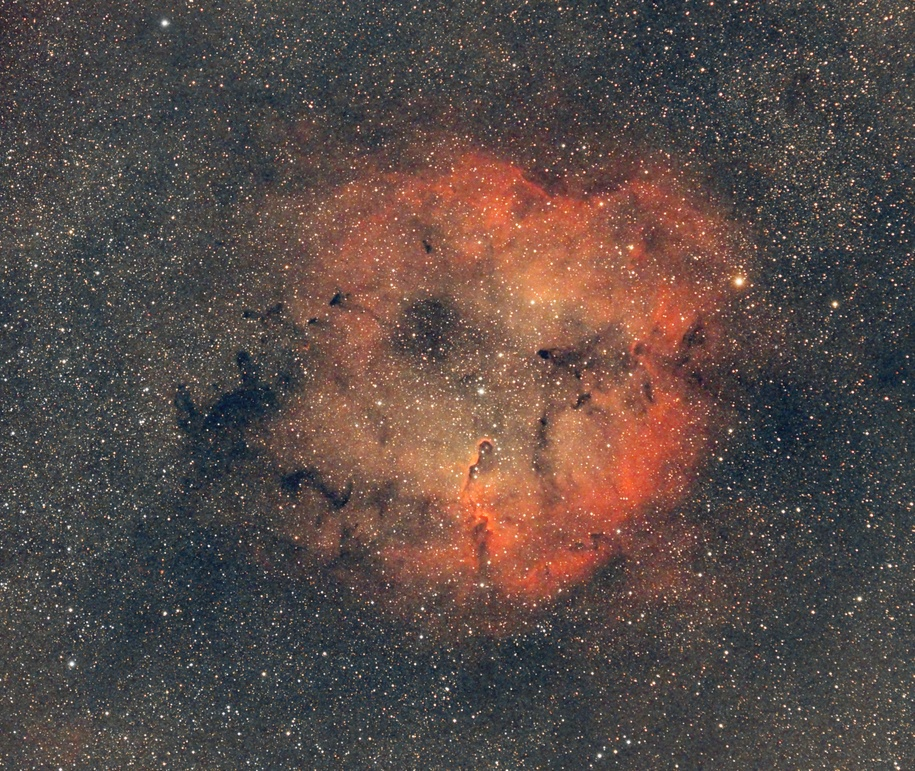
//> input picture gradient/Elephants_Trunk_Combined.jpg, 915 x 771 px, shrunk from 2262 x 1908 before the run
$ ./test_speed_cpp   (built with g++ and OpenCV 4)
//> lines starting //> are read from the running program, lines starting //| are printed output that depends on the picture
#include <iostream>
#include <opencv2/opencv.hpp>

std::tuple<int, int, int, int, int, int> searchPoints(const cv::Mat &imageGray, int threshold, int numColumns) {
    int height = imageGray.rows;
    int width = imageGray.cols;

    // Find the point without stars on the left side of the grayscale image
    int leftX;
    for (int x = 0; x < numColumns; ++x) {
        for (int y = 0; y < height; ++y) {
            if (imageGray.at<uchar>(y, x) <= threshold) {
                leftX = x;
                break;
            }
        }
    }

    // Find the point without stars at the 1/3 of the grayscale image
    int oneThirdX = width / 3;
    int oneThirdY;
    for (int y = 0; y < height; ++y) {
        if (imageGray.at<uchar>(y, oneThirdX) <= threshold) {
            oneThirdY = y;
            break;
        }
    }

    // Find the point without stars at the 2/3 of the grayscale image
    int twoThirdsX = 2 * (width / 3);
    int twoThirdsY;
    for (int y = 0; y < height; ++y) {
        if (imageGray.at<uchar>(y, twoThirdsX) <= threshold) {
            twoThirdsY = y;
            break;
        }
    }

    // Find the point without stars on the right side of the grayscale image
    int rightX;
    for (int x = width - 1; x > width - numColumns - 1; --x) {
        for (int y = 0; y < height; ++y) {
            if (imageGray.at<uchar>(y, x) <= threshold) {
                rightX = x;
                break;
            }
        }
    }

    return std::make_tuple(leftX, oneThirdX, oneThirdY, twoThirdsX, twoThirdsY, rightX);
}


cv::Mat generateLinearGradient(const cv::Mat &imageColor, int leftX, int oneThirdX, int oneThirdY, int twoThirdsX, int twoThirdsY, int rightX) {
    cv::Mat gradientLinear = cv::Mat::zeros(imageColor.size(), imageColor.type());

    cv::Vec3b colorPixelLeft = imageColor.at<cv::Vec3b>(0, leftX);
    cv::Vec3b colorPixelOneThird = imageColor.at<cv::Vec3b>(oneThirdY, oneThirdX);
    cv::Vec3b colorPixelTwoThirds = imageColor.at<cv::Vec3b>(twoThirdsY, twoThirdsX);
    cv::Vec3b colorPixelRight = imageColor.at<cv::Vec3b>(0, rightX);

    // Calculate the ratios for the three segments
    cv::Mat ratioLeft = cv::Mat(1, oneThirdX - leftX, CV_32F);
    cv::Mat ratioMiddle = cv::Mat(1, twoThirdsX - oneThirdX, CV_32F);
    cv::Mat ratioRight = cv::Mat(1, rightX - twoThirdsX + 1, CV_32F);

    for (int i = 0; i < ratioLeft.cols; ++i) {
        ratioLeft.at<float>(0, i) = static_cast<float>(i) / (oneThirdX - leftX);
    }

    for (int i = 0; i < ratioMiddle.cols; ++i) {
        ratioMiddle.at<float>(0, i) = static_cast<float>(i) / (twoThirdsX - oneThirdX);
    }

    for (int i = 0; i < ratioRight.cols; ++i) {
        ratioRight.at<float>(0, i) = static_cast<float>(i) / (rightX - twoThirdsX);
    }

    // Interpolate colors using the ratios
    gradientLinear(cv::Rect(0, 0, oneThirdX, gradientLinear.rows)) =
        (1 - ratioLeft.t()) * colorPixelLeft + ratioLeft.t() * colorPixelOneThird;

    gradientLinear(cv::Rect(oneThirdX, 0, twoThirdsX - oneThirdX, gradientLinear.rows)) =
        (1 - ratioMiddle.t()) * colorPixelOneThird + ratioMiddle.t() * colorPixelTwoThirds;

    gradientLinear(cv::Rect(twoThirdsX, 0, rightX - twoThirdsX + 1, gradientLinear.rows)) =
        (1 - ratioRight.t()) * colorPixelTwoThirds + ratioRight.t() * colorPixelRight;

    return gradientLinear;
}

int main() {
    int leftX, oneThirdX, oneThirdY, twoThirdsX, twoThirdsY, rightX;

    std::cout << "Test for 100 gradient generation: " << std::endl;

    cv::Mat imageColor = cv::imread("gradient/Elephants_Trunk_Combined.jpg");
//> imageColor is the input picture: 771 rows x 915 cols, CV_8UC3; mean B, G, R 70.6, 74.5, 88.8
    cv::Mat imageGray;
    cv::cvtColor(imageColor, imageGray, cv::COLOR_BGR2GRAY);
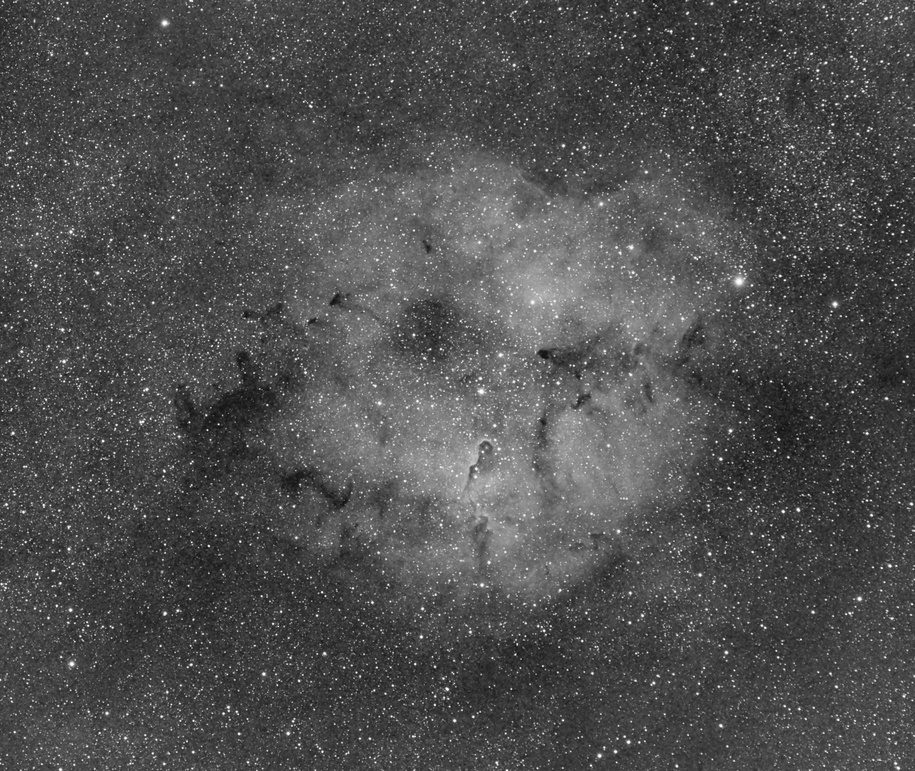
//> imageGray: 771 rows x 915 cols, CV_8UC1; min 15, max 255, mean 78.3

    double start_time = static_cast<double>(cv::getTickCount());

    for (int i = 0; i < 100; ++i) {
        //to assign multiple values
        std::tie(leftX, oneThirdX, oneThirdY, twoThirdsX, twoThirdsY, rightX) = searchPoints(imageGray, 128, 70);

//> (the run ends here: the program stops with an error, at `gradientLinear(cv::Rect(0, 0, oneThirdX, gradientLinear.rows)) =`)

$ run again, with gradient/image0.jpg copied over gradient/Elephants_Trunk_Combined.jpg
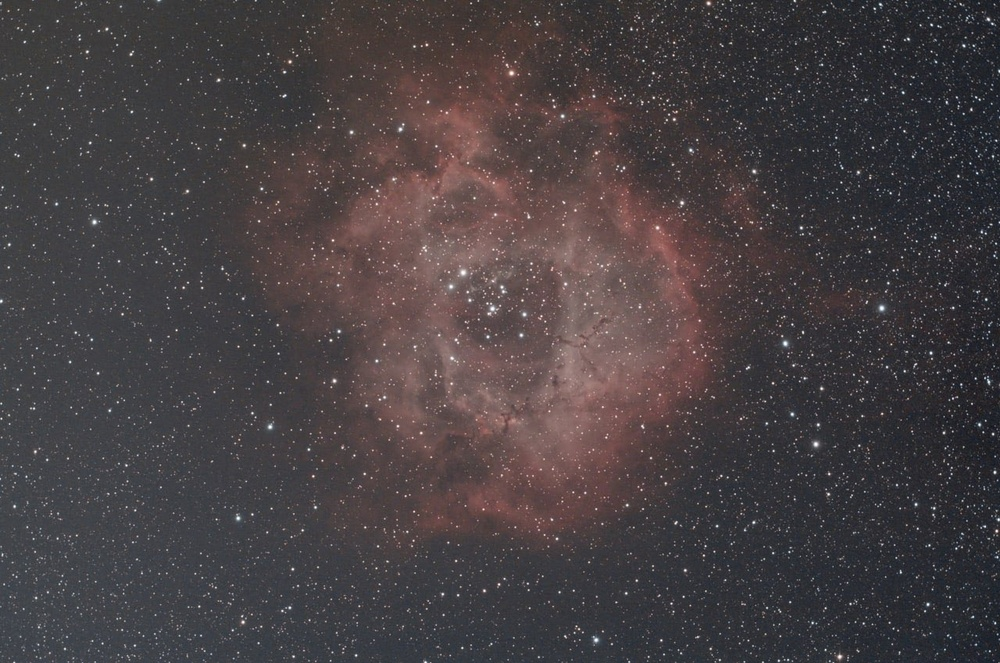
//> input picture gradient/image0.jpg, 1000 x 663 px, shrunk from 1280 x 849 before the run
//> imageColor is the input picture: 663 rows x 1000 cols, CV_8UC3; mean B, G, R 66.4, 64.1, 71
//> `cv::cvtColor(imageColor, imageGray, cv::COLOR_BGR2GRAY);`:
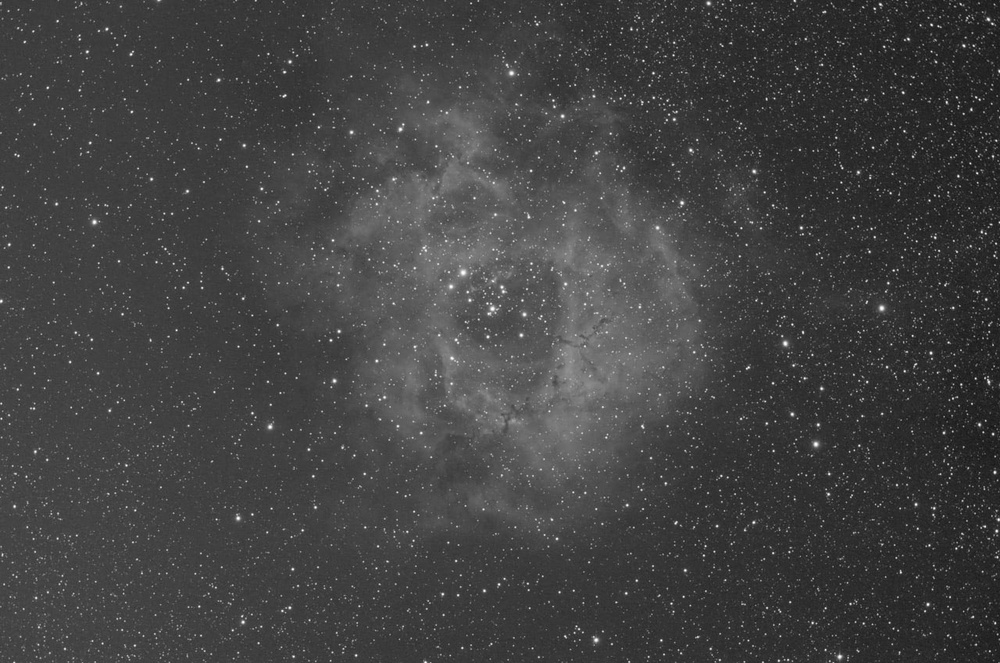
//> imageGray: 663 rows x 1000 cols, CV_8UC1; min 18, max 255, mean 66.4
